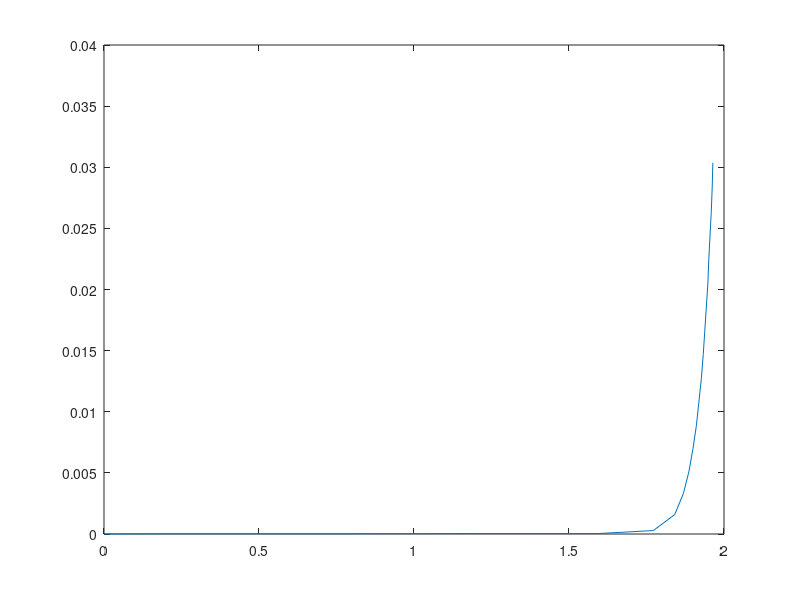

The MATLAB script that drew this image:
R_bias = 100; %ohms
V_bias = [0:0.2:5]; %sweeping voltage input
V_LED = [0 .198 .398 .598 .798 .997 1.196 1.396 1.596 1.772 1.841 1.869 1.887 1.9 1.911 1.919 1.927 1.933 1.938 1.943 1.948 1.951 1.955 1.959 1.962 1.964]
% V_LED = [1.22 1.42 1.62 1.78 1.85 1.88 1.9 1.91 1.93 1.95 1.95 1.96]; % voltage across LED
I_LED = (V_bias - V_LED) / R_bias; % calculate current
plot(V_LED, I_LED)

% Linear Region is between 1.8V and 2V

